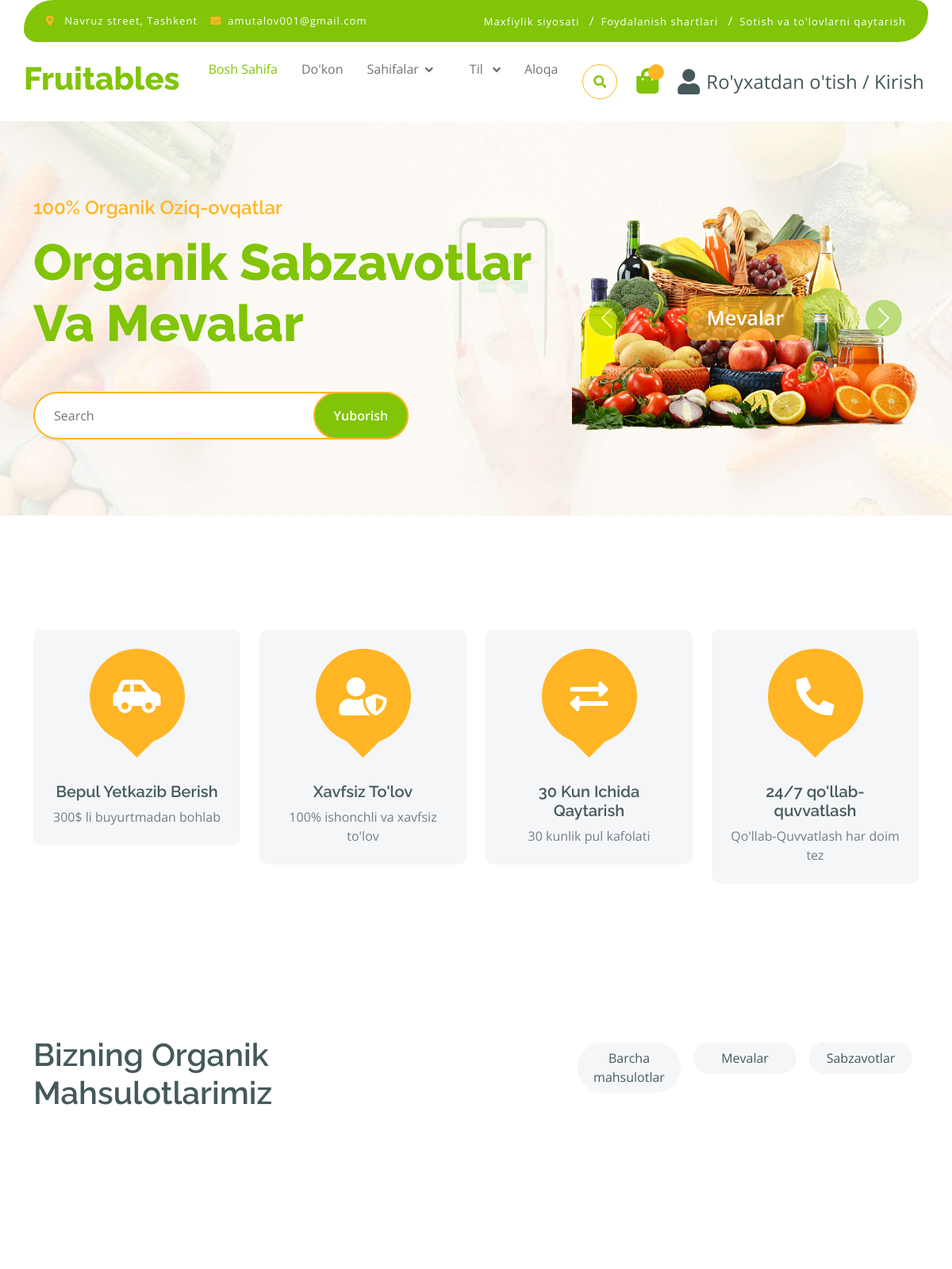
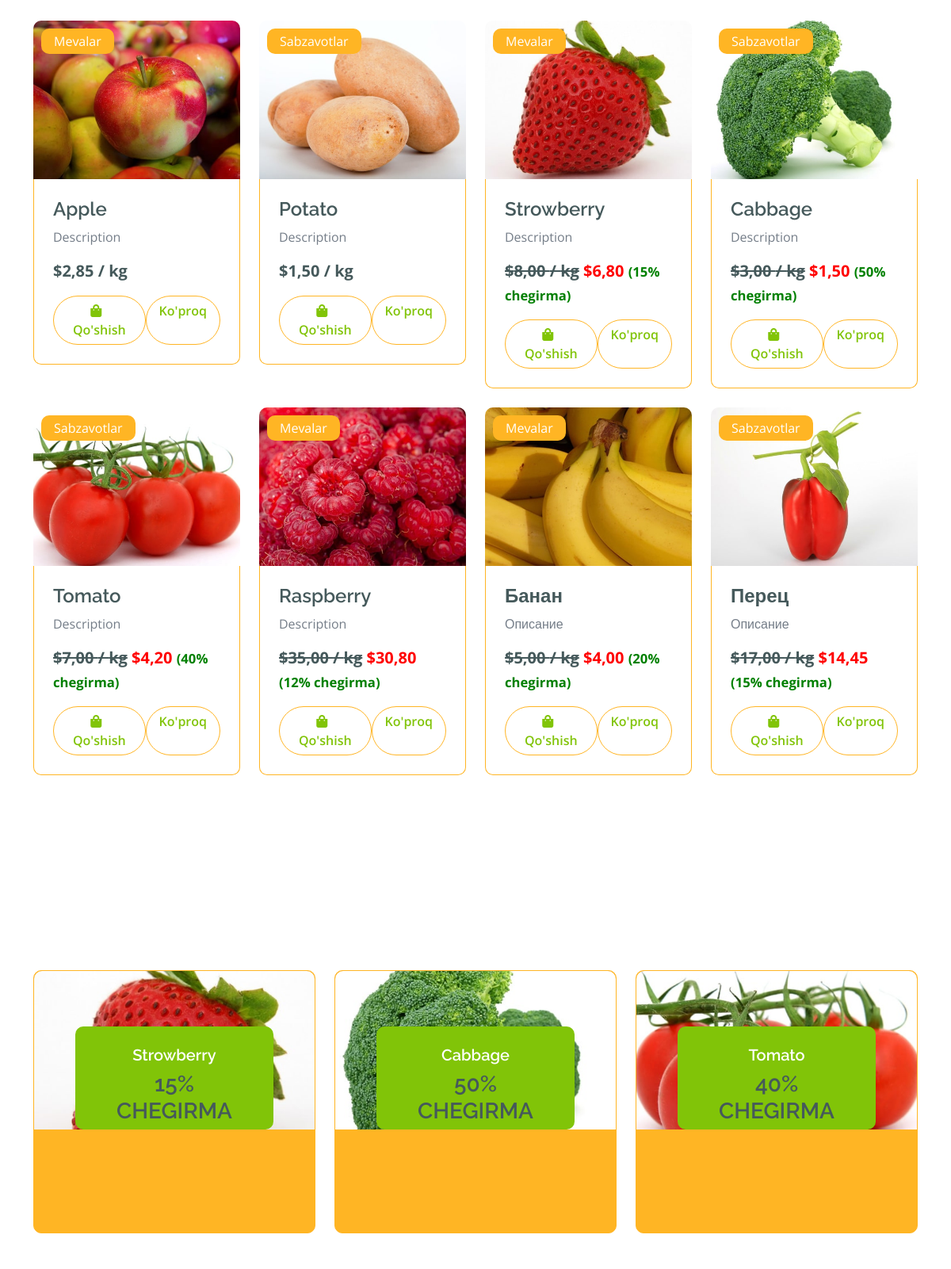
Page /uz/ (upper part) on the committed database (2 pictures, top to bottom).
### home/models.py (models this page shows, shortened)
class Category(models.Model):
    category_name = models.CharField(max_length=255, verbose_name="Category")
    slug = models.SlugField(blank=True, unique=True)
    photo = models.ImageField(upload_to='images/categories/%Y/%m/%d/', blank= True)
    def __str__(self) -> str:
        return self.category_name

class Product(models.Model):
    category = models.ForeignKey(Category, on_delete=models.CASCADE, related_name='products')
    product_name = models.CharField(max_length=255, verbose_name="Product")
    slug = models.SlugField(blank=True, unique=True)
    description = models.TextField(verbose_name="Description")
    price = models.DecimalField(max_digits=10, decimal_places=2)
    discount = models.IntegerField(verbose_name="Discount", blank=True, null=True)
    photo = models.ImageField(upload_to='images/products/%Y/%m/%d', blank=True)
    created_at = models.DateTimeField(auto_now_add=True,
                                      verbose_name="Created at"
                                      )
    updated_at = models.DateTimeField(auto_now=True,
                                      verbose_name="Updated at")

### home/views.py (the view)
# urls.py: path('', HomeView.as_view(), name='home'),
class HomeView(ListView):
    model = Product
    template_name = 'home/index.html'
    context_object_name = 'products'
    paginate_by = 8
    def get_context_data(self, **kwargs):
        context = super().get_context_data(**kwargs)
        categories = Category.objects.all()
        context["categories"] = categories
        try:
            cart_items_quantity = CartItem.objects.filter(user=self.request.user).count()
            user = User.objects.get(id=self.request.user.id)
            context["user"] = user
            context["cart_items_quantity"] = cart_items_quantity
        except Exception as e:
            print(e)  # For debugging purposes, you may want to log this instead of printing
        category_slug = self.kwargs.get('category_slug') or self.kwargs.get('slug')
        if category_slug:
            category = get_object_or_404(Category, slug=category_slug)
            context['category'] = category
        else:
            context['category'] = None
        return context
    def get_queryset(self):
        category_slug = self.kwargs.get('category_slug') or self.kwargs.get('slug')
        if category_slug:
            return Product.objects.filter(category__slug=category_slug)
        return Product.objects.all()

### home/templatetags/custom_filters.py (called while the page is built)
@register.filter
def discounted_price(price, discount):
    price = Decimal(price)
    discount = Decimal(discount)
    discounted = price - (price * (discount / Decimal(100)))
    return discounted.quantize(Decimal('0.01'), rounding=ROUND_HALF_UP)

### home/templates/home/index.html (shortened to what this page needs)
{% extends "base.html" %}
{% load static %}
{% load custom_filters %}
{% block content %}
{% load i18n %}
        <div class="container-fluid py-5 mb-5 hero-header">
            <div class="container py-5">
                <div class="row g-5 align-items-center">
                    <div class="col-md-12 col-lg-7">
                        <h4 class="mb-3 text-secondary">{% blocktrans %}100% Organic Foods{% endblocktrans %} </h4>
                        <h1 class="mb-5 display-3 text-primary">{% blocktrans %}Organic Veggies & Fruits Foods{% endblocktrans %} </h1>
                        <div class="position-relative mx-auto">
                            <input class="form-control border-2 border-secondary w-75 py-3 px-4 rounded-pill" type="number" placeholder="Search">
                            <button type="submit" class="btn btn-primary border-2 border-secondary py-3 px-4 position-absolute rounded-pill text-white h-100" style="top: 0; right: 25%;">{% blocktrans %}Submit Now{% endblocktrans %} </button>
                        </div>
                    </div>
                    <div class="col-md-12 col-lg-5">
                        <div id="carouselId" class="carousel slide position-relative" data-bs-ride="carousel">
                            <div class="carousel-inner" role="listbox">
                                {% if categories %}
                                {% for category in categories %}
                                <div class="carousel-item {% if forloop.first %}active{% endif %} rounded">
                                    {% if category.photo %}
                                    <img src="{{ category.photo.url }}" class="img-fluid w-100 h-100 rounded" alt="{{ category.category_name }}">
                                    {% endif %}
                                    <a href="#" class="btn px-4 py-2 text-white rounded">{{category.category_name}}</a>
                                </div>
                                {% endfor %}
                                {% endif %}
                            </div>
                            <button class="carousel-control-prev" type="button" data-bs-target="#carouselId" data-bs-slide="prev">
                                <span class="carousel-control-prev-icon" aria-hidden="true"></span>
                            </button>
                            <button class="carousel-control-next" type="button" data-bs-target="#carouselId" data-bs-slide="next">
                                <span class="carousel-control-next-icon" aria-hidden="true"></span>
                            </button>
                        </div>
                    </div>
                </div>
            </div>
        </div>
        <div class="container-fluid featurs py-5">
            <div class="container py-5">
                <div class="row g-4">
                    <div class="col-md-6 col-lg-3">
                        <div class="featurs-item text-center rounded bg-light p-4">
                            <div class="featurs-icon btn-square rounded-circle bg-secondary mb-5 mx-auto">
                                <i class="fas fa-car-side fa-3x text-white"></i>
                            </div>
                            <div class="featurs-content text-center">
                                <h5>{% blocktrans %}Free Shipping{% endblocktrans %}</h5>
                                <p class="mb-0">{% blocktrans %}Free on order over $300{% endblocktrans %} </p>
                            </div>
                        </div>
                    </div>
                    <div class="col-md-6 col-lg-3">
                        <div class="featurs-item text-center rounded bg-light p-4">
                            <div class="featurs-icon btn-square rounded-circle bg-secondary mb-5 mx-auto">
                                <i class="fas fa-user-shield fa-3x text-white"></i>
                            </div>
                            <div class="featurs-content text-center">
                                <h5>{% blocktrans %}Security Payment{% endblocktrans %}</h5>
                                <p class="mb-0">{% blocktrans %}100% security payment{% endblocktrans %}</p>
                            </div>
                        </div>
                    </div>
                    <div class="col-md-6 col-lg-3">
                        <div class="featurs-item text-center rounded bg-light p-4">
                            <div class="featurs-icon btn-square rounded-circle bg-secondary mb-5 mx-auto">
                                <i class="fas fa-exchange-alt fa-3x text-white"></i>
                            </div>
                            <div class="featurs-content text-center">
                                <h5>{% blocktrans %}30 Day Return{% endblocktrans %} </h5>
                                <p class="mb-0">{% blocktrans %}30 day money guarantee{% endblocktrans %} </p>
                            </div>
                        </div>
                    </div>
                    <div class="col-md-6 col-lg-3">
                        <div class="featurs-item text-center rounded bg-light p-4">
                            <div class="featurs-icon btn-square rounded-circle bg-secondary mb-5 mx-auto">
                                <i class="fa fa-phone-alt fa-3x text-white"></i>
                            </div>
                            <div class="featurs-content text-center">
                                <h5>{% blocktrans %}24/7 Support{% endblocktrans %} </h5>
                                <p class="mb-0">{% blocktrans %}Support every time fast{% endblocktrans %} </p>
                            </div>
                        </div>
                    </div>
                </div>
            </div>
        </div>
        <div class="container-fluid py-5">
            <div class="container py-5">
                <div class="row g-4">
                    <div class="col-lg-4 text-start">
                        <h1>{% blocktrans %}Our Organic Products{% endblocktrans %}</h1>
                    </div>
                    <div class="col-lg-8 text-end">
                        <ul class="nav nav-pills d-inline-flex text-center mb-5">
                            <li class="nav-item">
                                <a class="d-flex m-2 py-2 bg-light rounded-pill active" href="{% url 'home' %}">
                                    <span class="text-dark" style="width: 130px;">{% blocktrans %}All Products{% endblocktrans %} </span>
                                </a>
                            </li>
                            {% for category in categories %}
                            <li class="nav-item">
                                <a class="d-flex py-2 m-2 bg-light rounded-pill" href="{% url 'product_list_by_category' category.slug %}">
                                    <span class="text-dark" style="width: 130px;">{{ category.category_name }}</span>
                                </a>
                            </li>
                            {% endfor %}
                        </ul>
                    </div>
                </div>
            </div>
        </div>
        <div class="container-fluid py-5">
            <div class="container py-5">
                <div class="row g-4">
                    <div class="col-lg-12">
                        <div class="row g-4">
                            {% for product in products %}
                            <div class="col-md-6 col-lg-4 col-xl-3">
                                <div class="rounded position-relative fruite-item h-100 d-flex flex-column">
                                    {% if product.photo %}
                                    <div class="fruite-img">
                                        <img src="{{ product.photo.url }}" class="img-fluid w-100 rounded-top" alt="{{ product.product_name }}" style="height: 200px; object-fit: cover;">
                                    </div>
                                    {% endif %}
                                    <div class="text-white bg-secondary px-3 py-1 rounded position-absolute" style="top: 10px; left: 10px;">
                                        {{ product.category.category_name }}
                                    </div>
                                    <div class="p-4 border border-secondary border-top-0 rounded-bottom d-flex flex-column justify-content-between">
                                        <a href="{% url 'product_detail' product.slug %}">
                                            <h4>{{ product.product_name }}</h4>
                                        </a>
                                        <p>{{ product.description|truncatechars:80 }}</p>
                                        <div class="d-flex justify-content-between align-items-center mt-auto">
                                            <p class="text-dark fs-5 fw-bold mb-0">
                                                {% if product.discount %}
                                                <del>${{ product.price }} / {% blocktrans %}kg{% endblocktrans %}</del>
                                                <span class="discounted-price" style="color: red; font-weight: bold;">
                                                    ${{ product.price|discounted_price:product.discount }}
                                                </span>
                                                <span class="discount-percentage" style="color: green; font-size: smaller;">
                                                    ({{ product.discount }}{% blocktrans %}% off{% endblocktrans %})
                                                </span>
                                                {% else %}
                                                ${{ product.price }} / {% blocktrans %}kg{% endblocktrans %}
                                                {% endif %}
                                            </p>
                                        </div>
                                        <div class="d-flex justify-content-around mt-3">
                                            <a href="{% url 'product_detail' product.slug %}" class="btn btn-outline-secondary rounded-pill px-3 text-primary">
                                                <i class="fa fa-shopping-bag me-2 text-primary"></i> {% blocktrans %}Add to cart{% endblocktrans %}
                                            </a>
                                            <a href="{% url 'product_detail' product.slug %}" class="btn btn-outline-secondary rounded-pill px-3 text-primary">{% blocktrans %}Detail{% endblocktrans %}</a>
                                        </div>
                                    </div>
                                </div>
                            </div>
                            {% endfor %}
                        </div>
                    </div>
                </div>
            </div>
        </div>
        <div class="container-fluid service py-5">
            <div class="container py-5">
                <div class="row g-4 justify-content-center">
                    {% for product in products %}
                    {% if product.discount > 0 %}
                    <div class="col-md-6 col-lg-4 mb-4">
                        <a href="{% url 'product_detail' product.slug %}">
                            <div class="service-item bg-secondary rounded border border-secondary h-100 d-flex flex-column">
                                <div class="px-4 rounded-bottom d-flex flex-column justify-content-between flex-grow-1">
                                    <div class="service-content bg-primary text-center p-4 rounded">
                                        <h5 class="text-white">{{ product.product_name }}</h5>
                                        <h3 class="mb-0">{{ product.discount }}{% blocktrans %}% OFF{% endblocktrans %}</h3>
                                    </div>
                                </div>
                            </div>
                        </a>
                    </div>
                    {% endif %}
                    {% endfor %}
                </div>
            </div>
        </div>
        {% endblock content %}

### home/static/css/style.css (style rules this page uses)
.btn { font-weight: 600; transition: .5s; }
.btn-square { width: 32px; height: 32px; }
.btn-square, .btn-sm-square, .btn-md-square, .btn-lg-square { padding: 0; display: flex; align-items: center; justify-content: center; font-weight: normal; }
.btn.border-secondary { transition: 0.5s; }
.hero-header { background: linear-gradient(rgba(248, 223, 173, 0.1), rgba(248, 223, 173, 0.1)), url(../img/hero-img.jpg); background-position: center center; background-repeat: no-repeat; background-size: cover; }
.carousel-item { position: relative; }
.carousel-item a { position: absolute; top: 50%; left: 50%; transform: translate(-50%, -50%); font-size: 25px; background: linear-gradient(rgba(255, 181, 36, 0.7), rgba(255, 181, 36, 0.7)); }
.carousel-control-next, .carousel-control-prev { width: 48px; height: 48px; border-radius: 48px; border: 1px solid var(--bs-white); background: var(--bs-primary); position: absolute; top: 50%; transform: translateY(-50%); }
.carousel-control-next { margin-right: 20px; }
.carousel-control-prev { margin-left: 20px; }
@media (min-width: 992px) { .hero-header, .page-header { margin-top: 152px !important; } }
.featurs .featurs-item .featurs-icon { position: relative; width: 120px; height: 120px; }
.featurs .featurs-item .featurs-icon::after { content: ""; width: 35px; height: 35px; background: var(--bs-secondary); position: absolute; bottom: -10px; transform: translate(-50%); transform: rotate(45deg); background: var(--bs-secondary); }
.service .service-item .service-content { position: relative; width: 250px; height: 130px; top: -50%; left: 50%; transform: translate(-50%, -50%); }

### rows in the picture
Category: photo (picture), category_name "Mevalar"
Category: category_name "Sabzavotlar"
Product: photo (picture), category.category_name "Mevalar", product_name "Apple", description "Description", price "2,85"
Product: photo (picture), category.category_name "Sabzavotlar", product_name "Potato", description "Description", price "1,50"
Product: photo (picture), category.category_name "Mevalar", product_name "Strowberry", description "Description", price "8,00", price|discounted_price "6,80", discount "15"
Product: photo (picture), category.category_name "Sabzavotlar", product_name "Cabbage", description "Description", price "3,00", price|discounted_price "1,50", discount "50"
Product: photo (picture), category.category_name "Sabzavotlar", product_name "Tomato", description "Description", price "7,00", price|discounted_price "4,20", discount "40"
Product: photo (picture), category.category_name "Mevalar", product_name "Raspberry", description "Description", price "35,00", price|discounted_price "30,80", discount "12"
Product: photo (picture), category.category_name "Mevalar", product_name "Банан", description "Описание", price "5,00", price|discounted_price "4,00", discount "20"
Product: photo (picture), category.category_name "Sabzavotlar", product_name "Перец", description "Описание", price "17,00", price|discounted_price "14,45", discount "15"
